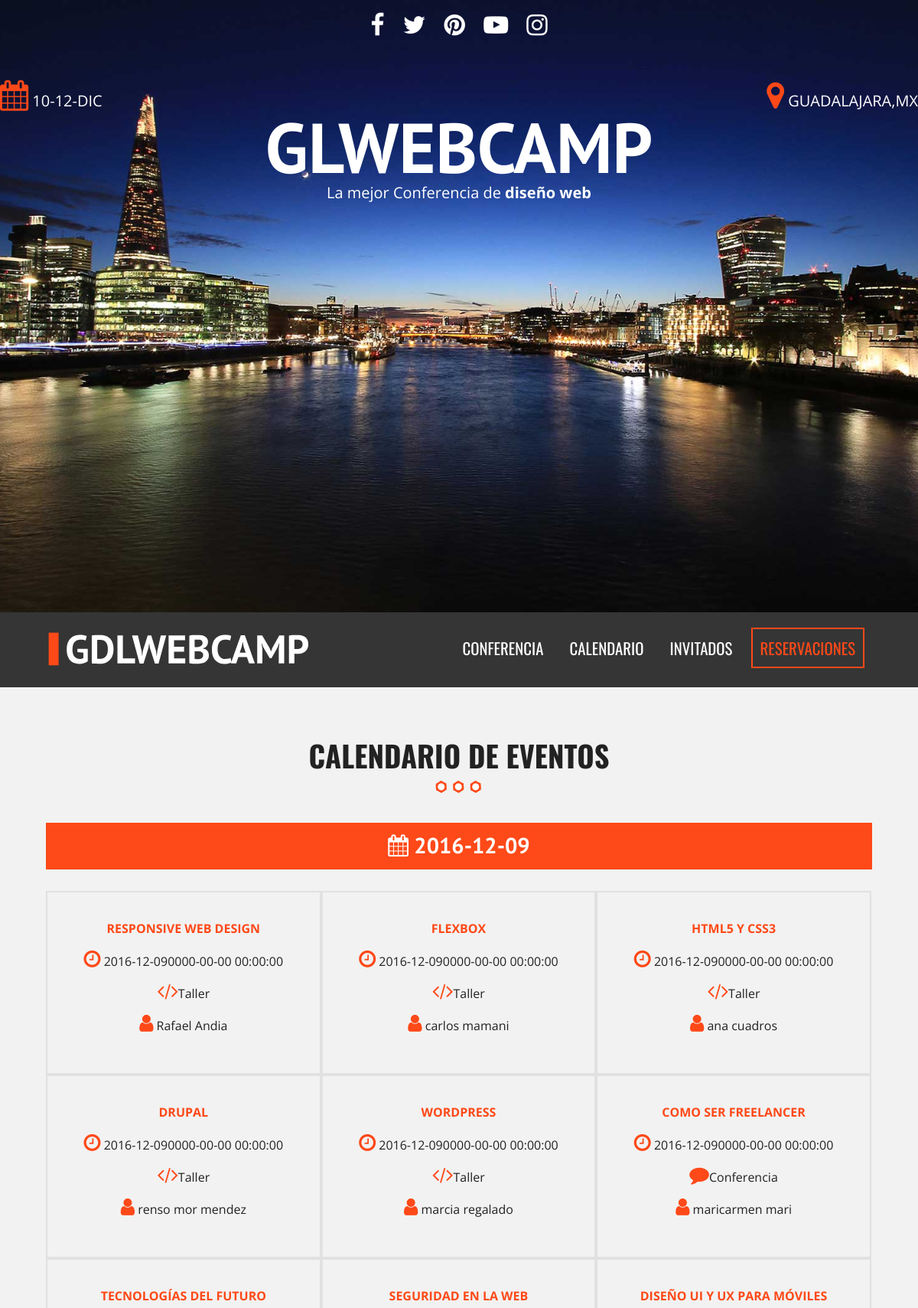
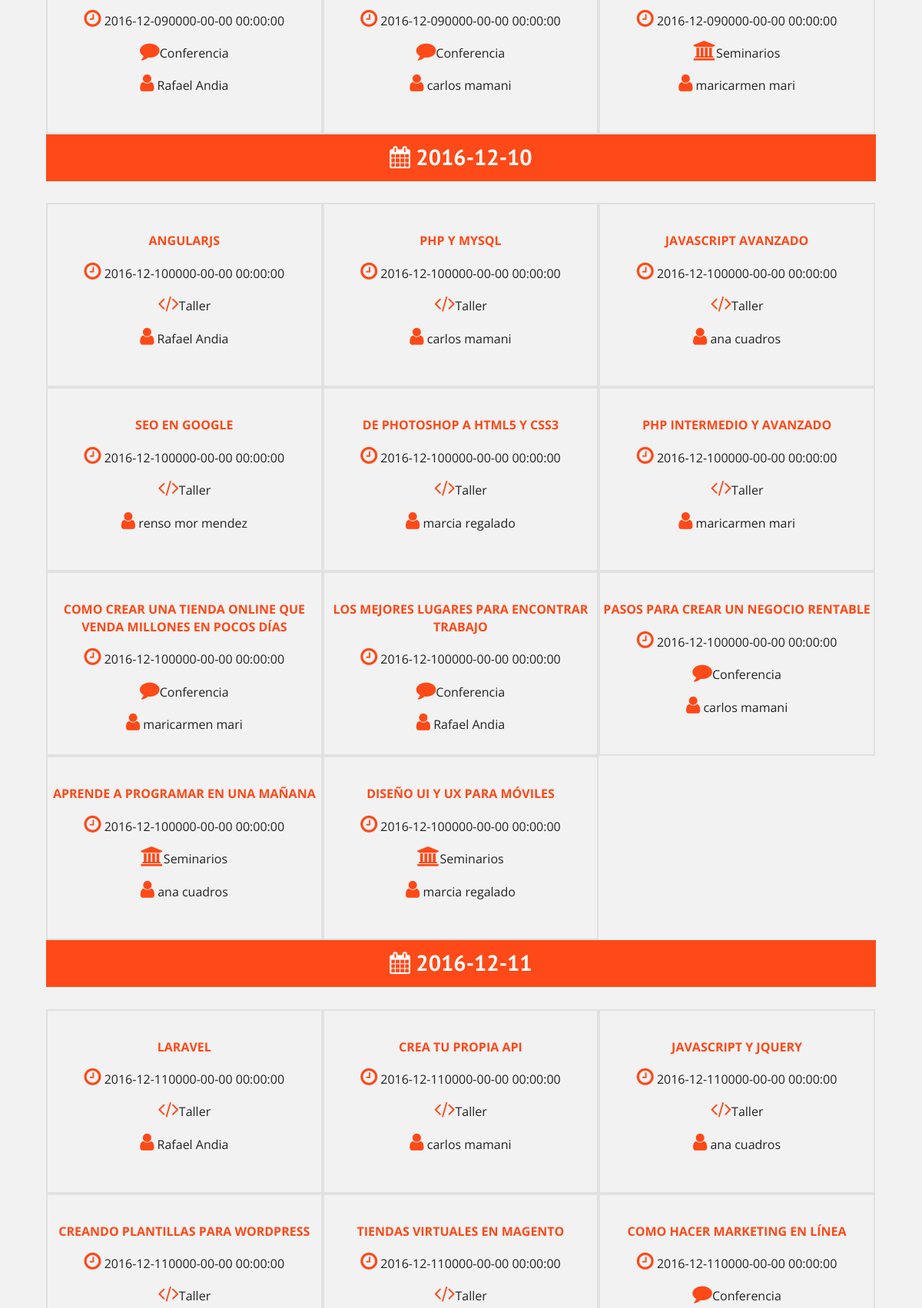
Page /calendario.php (upper part) on the committed database (2 pictures, top to bottom).
### tables this page shows
CREATE TABLE `eventos` (
  `evento_id` int(11) NOT NULL,
  `nombre_evento` varchar(90) NOT NULL,
  `fecha_evento` date NOT NULL,
  `hora_evento` timestamp NOT NULL DEFAULT CURRENT_TIMESTAMP ON UPDATE CURRENT_TIMESTAMP,
  `clave` varchar(50) NOT NULL,
  `id_cat_evento` int(10) NOT NULL,
  `id_inv` int(11) NOT NULL
);

CREATE TABLE `invitados` (
  `invitado_id` int(11) NOT NULL,
  `nombre_invitado` varchar(90) NOT NULL,
  `apellido_invitado` varchar(90) NOT NULL,
  `descripcion` text NOT NULL,
  `url_imagen` varchar(90) NOT NULL
);

### calendario.php (the view, shortened to what this page needs)
<?php include_once 'include/templates/header.php'; ?>
<section class="seccion contenedor clearfix">
    <h2>Calendario de eventos</h2>
    <?php
    try {
        require_once ('include/funciones/bd_conexion.php');
        $sql="SELECT evento_id,nombre_evento,fecha_evento,hora_evento,categoria_evento.cat_evento,nombre_invitado,apellido_invitado,descripcion,url_imagen FROM eventos
        inner join categoria_evento
        on eventos.id_cat_evento=categoria_evento.id_categoria
        inner join invitados
        on eventos.id_inv=invitados.invitado_id
        order by evento_id";
        $resultado=$conn->query($sql);
    } catch (Exception $e) {
        echo "horror en la query\n";
        $error= $e->getMessage();
        echo $error;
    }
    ?>
<div class="calendario">
    <?php while($eventos = $resultado->fetch_all(MYSQLI_ASSOC)){ ?>
    <?php $dias=array(); ?>
    <?php foreach($eventos as $evento){
        $dias[]=$evento["fecha_evento"];
    } $dias = array_values(array_unique($dias));
    $contador=0;?>
    <?php
    foreach ($eventos as $key => $evento) {
     ?>
     <?php $dia_actual=$evento["fecha_evento"];
        if($dia_actual==$dias[$contador]): ?>
        <h3><i class="fa fa-calendar" aria-hidden="true"></i>
            <?php echo $dia_actual ?>
        </h3>
        <?php $contador++;$contador%=3; endif; ?>
     <div class="dia">
         <p class="titulo">
             <?php echo ($evento["nombre_evento"]); ?>
         </p>
         <p class="hora"><i class="fa fa-clock-o" aria-hidden="true"></i>
             <?php echo $evento["fecha_evento"].$evento["hora_evento"]; ?>
         </p>
         <p>
             <?php $categoria_evento=$evento["cat_evento"];
             switch ($categoria_evento) {
                case 'talleres':
                echo '<i class="fa fa-code" aria-hidden="true"></i>Taller';
                break;
                case 'conferencia':
                echo '<i class="fa fa-comment" aria-hidden="true"></i>Conferencia';
                break;
                case 'seminario':
                echo '<i class="fa fa-university" aria-hidden="true"></i>Seminarios';
                break;
            }
            ?>
        </p>
        <p><i class="fa fa-user" aria-hidden="true"></i>
            <?php echo $evento["nombre_invitado"] . " ". $evento["apellido_invitado"]; ?>
        </p>
    </div>
    <?php } ?>
    <?php }
    ?>
    </div>
</section>
<?php include_once 'include/templates/footer.php'; ?>

### css/main.css (style rules this page uses)
html { color: #222; font-size: 1em; line-height: 1.4; }
html { box-sizing: border-box; }
*,*:before,*:after { box-sizing: inherit; }
body { background-color:#f2f2f2; font-family: 'Open Sans', sans-serif; }
h2 { font-family: 'Oswald', sans-serif; }
h3 { font-size: 1.8em; color:#fe4918; font-family: 'PT Sans', sans-serif; margin:0: }
.contenedor { width: 95%; margin: 0 auto; }
@media only screen and (min-width:480px) { .contenedor { width: 95%; } }
@media only screen and (min-width:768px) { .contenedor { width: 90%; } }
.seccion { padding:30px 0; }
.seccion p { font-size: 1.2em; text-align: center; }
h2 { font-family: 'Oswald', sans-serif; font-size: 2.4em; text-transform: uppercase; text-align: center; }
h2:after { content:''; margin:0 auto; background-image: url('../img/separador.png'); height: 30px; width: 100px; display:block; }
div.calendario:after { clear:both; content: ''; display: block; }
div.calendario h3 { background-color: #fe4918; clear:both; color:white; text-align: center; padding:10px 0; }
div.dia { float:left; width: 50%; border: 2px solid #e1e1e1; transition: all .3s ease; }
@media only screen and (min-width: 768px) { div.dia { width: 33.3%; min-height: 240px; padding-top: 20px; } }
div.dia p { font-size: 1em; }
div.dia p.titulo { text-transform: uppercase; font-weight: bold; color:#fe4918; }
div.dia i { color:#fe4918; font-size: 1.6em; }
.clearfix:before, .clearfix:after { content: " "; display: table; }
.clearfix:after { clear: both; }

### rows in the picture
eventos: fecha_evento "2016-12-09", nombre_evento "RESPONSIVE WEB DESIGN", hora_evento "0000-00-00 00:00:00", shows "Taller", id_inv.nombre_invitado "Rafael", id_inv.apellido_invitado "Andia"
eventos: nombre_evento "FLEXBOX", fecha_evento "2016-12-09", hora_evento "0000-00-00 00:00:00", shows "Taller", id_inv.nombre_invitado "carlos", id_inv.apellido_invitado "mamani"
eventos: nombre_evento "HTML5 Y CSS3", fecha_evento "2016-12-09", hora_evento "0000-00-00 00:00:00", shows "Taller", id_inv.nombre_invitado "ana", id_inv.apellido_invitado "cuadros"
eventos: nombre_evento "DRUPAL", fecha_evento "2016-12-09", hora_evento "0000-00-00 00:00:00", shows "Taller", id_inv.nombre_invitado "renso mor", id_inv.apellido_invitado "mendez"
eventos: nombre_evento "WORDPRESS", fecha_evento "2016-12-09", hora_evento "0000-00-00 00:00:00", shows "Taller", id_inv.nombre_invitado "marcia", id_inv.apellido_invitado "regalado"
eventos: nombre_evento "COMO SER FREELANCER", fecha_evento "2016-12-09", hora_evento "0000-00-00 00:00:00", shows "Conferencia", id_inv.nombre_invitado "maricarmen", id_inv.apellido_invitado "mari"
eventos: nombre_evento "TECNOLOGÍAS DEL FUTURO", fecha_evento "2016-12-09", hora_evento "0000-00-00 00:00:00", shows "Conferencia", id_inv.nombre_invitado "Rafael", id_inv.apellido_invitado "Andia"
eventos: nombre_evento "SEGURIDAD EN LA WEB", fecha_evento "2016-12-09", hora_evento "0000-00-00 00:00:00", shows "Conferencia", id_inv.nombre_invitado "carlos", id_inv.apellido_invitado "mamani"
eventos: nombre_evento "DISEÑO UI Y UX PARA MÓVILES", fecha_evento "2016-12-09", hora_evento "0000-00-00 00:00:00", shows "Seminarios", id_inv.nombre_invitado "maricarmen", id_inv.apellido_invitado "mari"
eventos: fecha_evento "2016-12-10", nombre_evento "ANGULARJS", hora_evento "0000-00-00 00:00:00", shows "Taller", id_inv.nombre_invitado "Rafael", id_inv.apellido_invitado "Andia"
eventos: nombre_evento "PHP Y MYSQL", fecha_evento "2016-12-10", hora_evento "0000-00-00 00:00:00", shows "Taller", id_inv.nombre_invitado "carlos", id_inv.apellido_invitado "mamani"
eventos: nombre_evento "JAVASCRIPT AVANZADO", fecha_evento "2016-12-10", hora_evento "0000-00-00 00:00:00", shows "Taller", id_inv.nombre_invitado "ana", id_inv.apellido_invitado "cuadros"
eventos: nombre_evento "SEO EN GOOGLE", fecha_evento "2016-12-10", hora_evento "0000-00-00 00:00:00", shows "Taller", id_inv.nombre_invitado "renso mor", id_inv.apellido_invitado "mendez"
eventos: nombre_evento "DE PHOTOSHOP A HTML5 Y CSS3", fecha_evento "2016-12-10", hora_evento "0000-00-00 00:00:00", shows "Taller", id_inv.nombre_invitado "marcia", id_inv.apellido_invitado "regalado"
eventos: nombre_evento "PHP INTERMEDIO Y AVANZADO", fecha_evento "2016-12-10", hora_evento "0000-00-00 00:00:00", shows "Taller", id_inv.nombre_invitado "maricarmen", id_inv.apellido_invitado "mari"
eventos: nombre_evento "COMO CREAR UNA TIENDA ONLINE QUE VENDA MILLONES EN POCOS DÍAS", fecha_evento "2016-12-10", hora_evento "0000-00-00 00:00:00", shows "Conferencia", id_inv.nombre_invitado "maricarmen", id_inv.apellido_invitado "mari"
eventos: nombre_evento "LOS MEJORES LUGARES PARA ENCONTRAR TRABAJO", fecha_evento "2016-12-10", hora_evento "0000-00-00 00:00:00", shows "Conferencia", id_inv.nombre_invitado "Rafael", id_inv.apellido_invitado "Andia"
eventos: nombre_evento "PASOS PARA CREAR UN NEGOCIO RENTABLE", fecha_evento "2016-12-10", hora_evento "0000-00-00 00:00:00", shows "Conferencia", id_inv.nombre_invitado "carlos", id_inv.apellido_invitado "mamani"
eventos: nombre_evento "APRENDE A PROGRAMAR EN UNA MAÑANA", fecha_evento "2016-12-10", hora_evento "0000-00-00 00:00:00", shows "Seminarios", id_inv.nombre_invitado "ana", id_inv.apellido_invitado "cuadros"
eventos: nombre_evento "DISEÑO UI Y UX PARA MÓVILES", fecha_evento "2016-12-10", hora_evento "0000-00-00 00:00:00", shows "Seminarios", id_inv.nombre_invitado "marcia", id_inv.apellido_invitado "regalado"
eventos: fecha_evento "2016-12-11", nombre_evento "LARAVEL", hora_evento "0000-00-00 00:00:00", shows "Taller", id_inv.nombre_invitado "Rafael", id_inv.apellido_invitado "Andia"
eventos: nombre_evento "CREA TU PROPIA API", fecha_evento "2016-12-11", hora_evento "0000-00-00 00:00:00", shows "Taller", id_inv.nombre_invitado "carlos", id_inv.apellido_invitado "mamani"
eventos: nombre_evento "JAVASCRIPT Y JQUERY", fecha_evento "2016-12-11", hora_evento "0000-00-00 00:00:00", shows "Taller", id_inv.nombre_invitado "ana", id_inv.apellido_invitado "cuadros"
eventos: nombre_evento "CREANDO PLANTILLAS PARA WORDPRESS", fecha_evento "2016-12-11", hora_evento "0000-00-00 00:00:00", shows "Taller"
eventos: nombre_evento "TIENDAS VIRTUALES EN MAGENTO", fecha_evento "2016-12-11", hora_evento "0000-00-00 00:00:00", shows "Taller"
eventos: nombre_evento "COMO HACER MARKETING EN LÍNEA", fecha_evento "2016-12-11", hora_evento "0000-00-00 00:00:00", shows "Conferencia"
